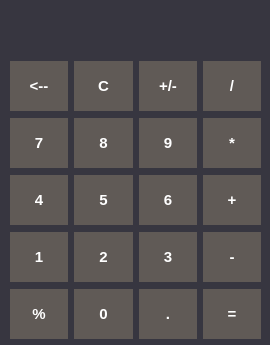
<?xml version="1.0" encoding="UTF-8"?>
<ui version="4.0">
 <class>Form</class>
 <widget class="QWidget" name="Form">
  <property name="geometry">
   <rect>
    <x>0</x>
    <y>0</y>
    <width>270</width>
    <height>345</height>
   </rect>
  </property>
  <property name="minimumSize">
   <size>
    <width>270</width>
    <height>345</height>
   </size>
  </property>
  <property name="maximumSize">
   <size>
    <width>270</width>
    <height>345</height>
   </size>
  </property>
  <property name="cursor">
   <cursorShape>ArrowCursor</cursorShape>
  </property>
  <property name="windowTitle">
   <string>Calculator</string>
  </property>
  <property name="styleSheet">
   <string notr="true">QWidget{
	background-color:#373640;
}
QPushButton{
	width: 50px;
	height:50px;	
	border: none;
	font-size: 15px;
	font-weight: bold;
	background-color:#373331;
}
</string>
  </property>
  <widget class="QLineEdit" name="lineEdit">
   <property name="geometry">
    <rect>
     <x>10</x>
     <y>10</y>
     <width>241</width>
     <height>41</height>
    </rect>
   </property>
   <property name="styleSheet">
    <string notr="true">QLineEdit{
	border:none;
	font-size:17px;
	color:white;
}</string>
   </property>
  </widget>
  <widget class="QWidget" name="gridLayoutWidget">
   <property name="geometry">
    <rect>
     <x>10</x>
     <y>60</y>
     <width>251</width>
     <height>281</height>
    </rect>
   </property>
   <property name="styleSheet">
    <string notr="true">QPushButton{
	background-color:#605a56;
}</string>
   </property>
   <layout class="QGridLayout" name="gridLayout">
    <item row="4" column="4">
     <widget class="QPushButton" name="pb_equally">
      <property name="cursor">
       <cursorShape>PointingHandCursor</cursorShape>
      </property>
      <property name="styleSheet">
       <string notr="true">QPushButton{
	background-color:#red;
	color:white;
}</string>
      </property>
      <property name="text">
       <string>=</string>
      </property>
     </widget>
    </item>
    <item row="3" column="3">
     <widget class="QPushButton" name="pb_3">
      <property name="cursor">
       <cursorShape>PointingHandCursor</cursorShape>
      </property>
      <property name="styleSheet">
       <string notr="true">QPushButton{
	background-color:#red;
	color:white;
}</string>
      </property>
      <property name="text">
       <string>3</string>
      </property>
     </widget>
    </item>
    <item row="2" column="4">
     <widget class="QPushButton" name="pb_plus">
      <property name="cursor">
       <cursorShape>PointingHandCursor</cursorShape>
      </property>
      <property name="styleSheet">
       <string notr="true">QPushButton{
	background-color:#red;
	color:white;
}</string>
      </property>
      <property name="text">
       <string>+</string>
      </property>
     </widget>
    </item>
    <item row="4" column="3">
     <widget class="QPushButton" name="pb_dot">
      <property name="cursor">
       <cursorShape>PointingHandCursor</cursorShape>
      </property>
      <property name="styleSheet">
       <string notr="true">QPushButton{
	background-color:#red;
	color:white;
}</string>
      </property>
      <property name="text">
       <string>.</string>
      </property>
     </widget>
    </item>
    <item row="1" column="4">
     <widget class="QPushButton" name="pb_multiply">
      <property name="cursor">
       <cursorShape>PointingHandCursor</cursorShape>
      </property>
      <property name="styleSheet">
       <string notr="true">QPushButton{
	background-color:#red;
	color:white;
}</string>
      </property>
      <property name="text">
       <string>*</string>
      </property>
     </widget>
    </item>
    <item row="2" column="3">
     <widget class="QPushButton" name="pb_6">
      <property name="cursor">
       <cursorShape>PointingHandCursor</cursorShape>
      </property>
      <property name="styleSheet">
       <string notr="true">QPushButton{
	background-color:#red;
	color:white;
}</string>
      </property>
      <property name="text">
       <string>6</string>
      </property>
     </widget>
    </item>
    <item row="3" column="4">
     <widget class="QPushButton" name="pb_minus">
      <property name="cursor">
       <cursorShape>PointingHandCursor</cursorShape>
      </property>
      <property name="styleSheet">
       <string notr="true">QPushButton{
	background-color:#red;
	color:white;
}</string>
      </property>
      <property name="text">
       <string>-</string>
      </property>
     </widget>
    </item>
    <item row="0" column="1">
     <widget class="QPushButton" name="pb_del_one">
      <property name="cursor">
       <cursorShape>PointingHandCursor</cursorShape>
      </property>
      <property name="styleSheet">
       <string notr="true">QPushButton{
	background-color:#red;
	color:white;
}</string>
      </property>
      <property name="text">
       <string>C</string>
      </property>
     </widget>
    </item>
    <item row="1" column="3">
     <widget class="QPushButton" name="pb_9">
      <property name="cursor">
       <cursorShape>PointingHandCursor</cursorShape>
      </property>
      <property name="styleSheet">
       <string notr="true">QPushButton{
	background-color:#red;
	color:white;
}</string>
      </property>
      <property name="text">
       <string>9</string>
      </property>
     </widget>
    </item>
    <item row="1" column="1">
     <widget class="QPushButton" name="pb_8">
      <property name="cursor">
       <cursorShape>PointingHandCursor</cursorShape>
      </property>
      <property name="styleSheet">
       <string notr="true">QPushButton{
	background-color:#red;
	color:white;
}</string>
      </property>
      <property name="text">
       <string>8</string>
      </property>
     </widget>
    </item>
    <item row="0" column="0">
     <widget class="QPushButton" name="pb_del_all">
      <property name="cursor">
       <cursorShape>PointingHandCursor</cursorShape>
      </property>
      <property name="styleSheet">
       <string notr="true">QPushButton{
	background-color:#red;
	color:white;
}</string>
      </property>
      <property name="text">
       <string>&lt;--</string>
      </property>
     </widget>
    </item>
    <item row="1" column="0">
     <widget class="QPushButton" name="pb_7">
      <property name="cursor">
       <cursorShape>PointingHandCursor</cursorShape>
      </property>
      <property name="styleSheet">
       <string notr="true">QPushButton{
	background-color:#red;
	color:white;
}</string>
      </property>
      <property name="text">
       <string>7</string>
      </property>
     </widget>
    </item>
    <item row="2" column="0">
     <widget class="QPushButton" name="pb_4">
      <property name="cursor">
       <cursorShape>PointingHandCursor</cursorShape>
      </property>
      <property name="styleSheet">
       <string notr="true">QPushButton{
	background-color:#red;
	color:white;
}</string>
      </property>
      <property name="text">
       <string>4</string>
      </property>
     </widget>
    </item>
    <item row="3" column="0">
     <widget class="QPushButton" name="pb_1">
      <property name="cursor">
       <cursorShape>PointingHandCursor</cursorShape>
      </property>
      <property name="styleSheet">
       <string notr="true">QPushButton{
	background-color:#red;
	color:white;
}</string>
      </property>
      <property name="text">
       <string>1</string>
      </property>
     </widget>
    </item>
    <item row="4" column="0">
     <widget class="QPushButton" name="pb_percent">
      <property name="cursor">
       <cursorShape>PointingHandCursor</cursorShape>
      </property>
      <property name="styleSheet">
       <string notr="true">QPushButton{
	background-color:#red;
	color:white;
}</string>
      </property>
      <property name="text">
       <string>%</string>
      </property>
     </widget>
    </item>
    <item row="4" column="1">
     <widget class="QPushButton" name="pb_0">
      <property name="cursor">
       <cursorShape>PointingHandCursor</cursorShape>
      </property>
      <property name="styleSheet">
       <string notr="true">QPushButton{
	background-color:#red;
	color:white;
}</string>
      </property>
      <property name="text">
       <string>0</string>
      </property>
     </widget>
    </item>
    <item row="3" column="1">
     <widget class="QPushButton" name="pb_2">
      <property name="cursor">
       <cursorShape>PointingHandCursor</cursorShape>
      </property>
      <property name="styleSheet">
       <string notr="true">QPushButton{
	background-color:#red;
	color:white;
}</string>
      </property>
      <property name="text">
       <string>2</string>
      </property>
     </widget>
    </item>
    <item row="0" column="4">
     <widget class="QPushButton" name="pb_devide">
      <property name="cursor">
       <cursorShape>PointingHandCursor</cursorShape>
      </property>
      <property name="styleSheet">
       <string notr="true">QPushButton{
	background-color:#red;
	color:white;
}</string>
      </property>
      <property name="text">
       <string>/</string>
      </property>
     </widget>
    </item>
    <item row="2" column="1">
     <widget class="QPushButton" name="pb_5">
      <property name="cursor">
       <cursorShape>PointingHandCursor</cursorShape>
      </property>
      <property name="styleSheet">
       <string notr="true">QPushButton{
	background-color:#red;
	color:white;
}</string>
      </property>
      <property name="text">
       <string>5</string>
      </property>
     </widget>
    </item>
    <item row="0" column="3">
     <widget class="QPushButton" name="pb_plus_minus">
      <property name="cursor">
       <cursorShape>PointingHandCursor</cursorShape>
      </property>
      <property name="styleSheet">
       <string notr="true">QPushButton{
	background-color:#red;
	color:white;
}</string>
      </property>
      <property name="text">
       <string>+/-</string>
      </property>
     </widget>
    </item>
   </layout>
  </widget>
 </widget>
 <resources/>
 <connections/>
</ui>
